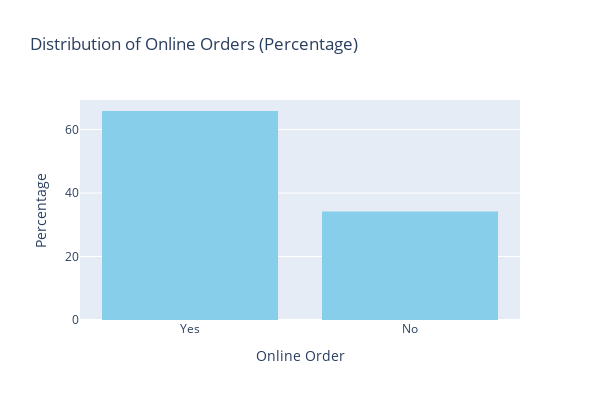

Here is the notebook cell this chart was saved with:
### Code cell
import plotly.express as px

# Create a bar plot for the online_order data with percentages
fig = px.histogram(df, x='online_order', title="Distribution of Online Orders (Percentage)",
                   labels={'online_order': 'Online Order'},
                   color_discrete_sequence=['#87CEEB'],
                   histnorm='percent')  # Show percentages instead of counts

# Customize the layout and set figure size
fig.update_layout(width=600, height=400, yaxis_title="Percentage")
# Show the plot
fig.show()

### Figure 1 — Plotly figure (JSON) as saved in the notebook; plotly's stock layout.template omitted (floating-point values rounded to 4 significant figures; data arrays with more than 128 entries replaced by an {"elided": "..."} marker saying what was removed)
{"data": [{"alignmentgroup": "True", "bingroup": "x", "histnorm": "percent", "hovertemplate": "Online Order=%{x}<br>percent=%{y}<extra></extra>", "legendgroup": "", "marker": {"color": "#87CEEB", "pattern": {"shape": ""}}, "name": "", "offsetgroup": "", "orientation": "v", "showlegend": false, "type": "histogram", "x": {"elided": "40764 str values"}, "xaxis": "x", "yaxis": "y"}], "layout": {"barmode": "relative", "height": 400, "legend": {"tracegroupgap": 0}, "title": {"text": "Distribution of Online Orders (Percentage)"}, "width": 600, "xaxis": {"anchor": "y", "domain": [0, 1], "title": {"text": "Online Order"}}, "yaxis": {"anchor": "x", "domain": [0, 1], "title": {"text": "Percentage"}}}}
